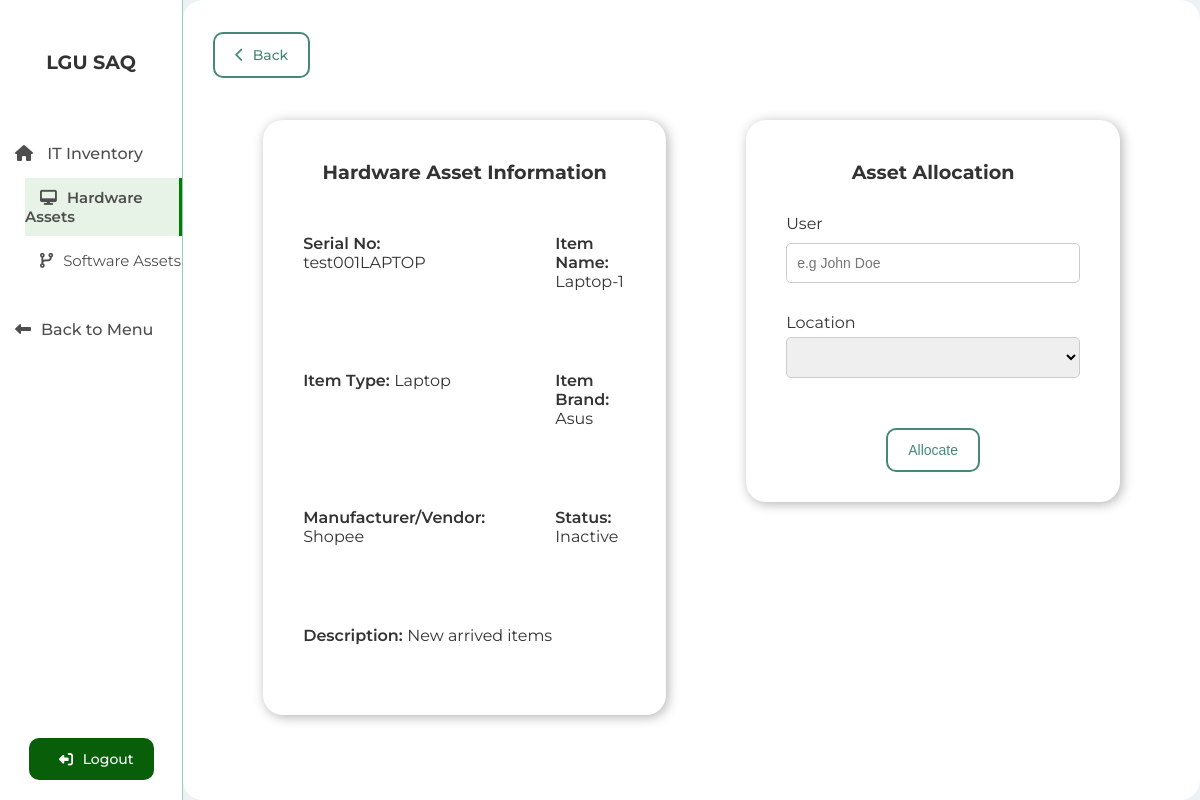
The app's page /IT_Asset_Inventory/allocate_hardware_asset.php?id=97 (signed in) with its own data.
### tables this page shows
CREATE TABLE `hardware_asset` (
  `id` int(11) NOT NULL,
  `item_name` varchar(255) NOT NULL,
  `serial_no` varchar(255) NOT NULL,
  `item_type` varchar(255) NOT NULL,
  `item_brand` varchar(255) NOT NULL,
  `manufacturer` varchar(255) NOT NULL,
  `hardware_description` varchar(255) NOT NULL,
  `user` varchar(255) NOT NULL,
  `curr_location` varchar(255) NOT NULL,
  `curr_status` varchar(255) NOT NULL,
  `created_at` timestamp NOT NULL DEFAULT current_timestamp()
);

### IT_Asset_Inventory/allocate_hardware_asset.php (the view, shortened to what this page needs)
<?php
  require("../config/db_config.php");
  $serialNo = $itemName = $itemBrand = $itemType = $manufacturer = $description = $user = $location = $status = "";
  $successMsg = "";
    if(isset($_GET["id"])){
      $currentId = $_GET["id"];
      $sql = "SELECT * FROM hardware_asset WHERE id = $currentId";
      $result = mysqli_query($conn, $sql);
      $hardwareAsset = mysqli_fetch_assoc($result);
      if($hardwareAsset){
        if($hardwareAsset["curr_status"] == "Inactive"){
          $serialNo = $hardwareAsset["serial_no"];
          $itemName = $hardwareAsset["item_name"];
          $itemBrand = $hardwareAsset["item_brand"];
          $itemType = $hardwareAsset["item_type"];
          $manufacturer =  $hardwareAsset["manufacturer"];
          $description =  $hardwareAsset["hardware_description"];
          $user = "";
          $location = $hardwareAsset["curr_location"];
          $status = $hardwareAsset["curr_status"];
        }
        else{
          die("This asset is already allocated!");
        }
      }
      else{
        die("No records Available");
      }
    }
   ?>
<!DOCTYPE html>
<html lang="en">
  <head>
    <link rel="stylesheet" href="../CSS/style.css" />
    <link rel="stylesheet" href="../CSS/utilities.css" />
    <link
      rel="stylesheet"
      href="https://cdnjs.cloudflare.com/ajax/libs/font-awesome/6.4.2/css/all.min.css"
    />
  </head>
  <body>
  <?php include("../inc/sidebar.php") ?>
    <section class="main-dashboard">
      <section class="add-new-asset">
        <div class="top-header">
          <a href="<?php echo HARDWARE_ASSET_URL?>" class="back btn btn-outline"><i class="fas fa-chevron-left"></i> Back</a>
        </div>
        <div class="allocate-asset-view">
          <div class="asset-info card">
            <h1 class="txt-md">Hardware Asset Information</h1>
            <div class="asset-info-container">
              <div class="form-group">
                <p class="txt-sm txt-weight-medium">Serial No: <span class="txt-sm txt-weight-light"><?php echo $serialNo; ?></span></p>
              </div>
              <div class="form-group">
                <p class="txt-sm txt-weight-medium">Item Name: <span class="txt-sm txt-weight-light"><?php echo $itemName; ?></span></p>
              </div>
              <div class="form-group">
                <p class="txt-sm txt-weight-medium">Item Type: <span class="txt-sm txt-weight-light"><?php echo $itemType;?></span></p>
              </div>
              <div class="form-group">
                  <p class="txt-sm txt-weight-medium">Item Brand: <span class="txt-sm txt-weight-light"><?php echo $itemBrand; ?></span></p>
              </div>
              <div class="form-group">
                  <p class="txt-sm txt-weight-medium">Manufacturer/Vendor: <span class="txt-sm txt-weight-light"><?php echo $manufacturer; ?></span></p>
              </div>
              <div class="form-group">
                  <p class="txt-sm txt-weight-medium">Status: <span class="txt-sm txt-weight-light"><?php echo $status; ?></span></p>
              </div>
              <div class="form-group">
                  <p class="txt-sm txt-weight-medium">Description: <span class="txt-sm txt-weight-light"><?php echo $description; ?></span></p>
              </div>
            </div>
          </div>
          <form action="<?php htmlspecialchars($_SERVER["PHP_SELF"]);?>" method="POST" class="asset-alloc-form card">
            <h1 class="txt-md">Asset Allocation</h1>
            <div class="form-group">
              <label for="user">User</label>
              <input type="text" name="user" id="user" value="<?php echo $user; ?>" placeholder="e.g John Doe">
            </div>
            <div class="form-group">
              <label for="curr-location">Location</label>
              <select name="curr-location" id="curr-location">
                <option <?php if(isset($location) && $location == "") echo "selected"; ?> value=""></option>
                <option class="last" value="Define New">Define New</option>
              </select>
            </div>
            <div class="bottom-functions allocate">
              <?php if($successMsg == ""): ?>
                <input type="submit" name="submit" value="Allocate" class="btn btn-outline ">
                <?php else: ?>
                  <a href="<?php echo HARDWARE_ASSET_URL?>" class="btn btn-outline ">Done</a>
              <?php endif; ?>
              </div>
          </form>
          </div>
      </section>
    </section>
  </body>
</html>

### CSS/style.css (style rules this page uses)
* { box-sizing: border-box; margin: 0; padding: 0; }
body { height: 100vh; font-family: "Montserrat", sans-serif; color: #333333; background: #edf2f4; display: flex; }
a { text-decoration: none; color: #333333; }
h1, h2, h3, h4 { margin: 10px 0; }
p { margin: 10px 0; }
.txt-md { font-size: 1.2rem; }
.txt-sm { font-size: 1rem; }
.txt-weight-medium { font-weight: 600; }
.txt-weight-light { font-weight: 400; }
.btn { display: inline-block; padding: 12px 20px; border: none; font-size: 14px; font-weight: 500; border-radius: 10px; cursor: pointer; transition: all 200ms ease-in-out; }
.btn-outline { background: transparent; border: 2px solid #478778; color: #478778; transition: all 0.2s ease-in; }
.card { border: none; box-shadow: 2px 2px 12px rgba(0, 0, 0, 0.3); border-radius: 20px; }
.main-dashboard { position: relative; max-height: 100vh; width: 100%; overflow-y: hidden; }
.add-new-asset { width: 100%; padding: 30px 30px; border-radius: 20px; height: 100%; background: #fff; overflow-y: scroll; }
.add-new-asset .top-header { display: flex; justify-content: center; align-items: center; margin-top: 20px; margin-bottom: 40px; position: relative; }
.add-new-asset .top-header .back { position: absolute; left: 0; }
.add-new-asset .top-header .back i { margin-right: 5px; }
.form-group { display: flex; flex-direction: column; justify-content: flex-start; align-items: flex-start; width: 100%; margin-bottom: 30px; }
.add-new-asset .bottom-functions { display: flex; justify-content: flex-end; align-items: center; padding-right: 100px; padding-left: 100px; }
.allocate-asset-view { display: flex; justify-content: flex-start; align-items: flex-start; padding: 20px 50px; height: 500px; }
.allocate-asset-view .card { padding: 30px 40px; }
.allocate-asset-view .txt-md { text-align: center; margin-bottom: 30px; }
.allocate-asset-view .asset-info.card { padding: 30px 40px; margin-right: 80px; }
.allocate-asset-view .asset-info .txt-md { margin-bottom: 40px; }
.allocate-asset-view .asset-info-container { display: grid; grid-template-columns: repeat(2, 1fr); grid-column-gap: 70px; grid-row-gap: 30px; justify-content: space-between; align-items: space-between; }
.allocate-asset-view .asset-info-container .form-group:last-child { grid-column: 1 / span 2; }
.allocate-asset-view .asset-alloc-form .form-group { display: flex; flex-direction: column; justify-content: flex-start; align-items: flex-start; margin-bottom: 20px; }
.asset-alloc-form .form-group input, .asset-alloc-form .form-group select, .asset-alloc-form .form-group textarea { width: 100%; padding: 10px; margin-top: 5px; border: 1px solid #ccc; border-radius: 5px; font-size: 1rem; }
.asset-alloc-form ::placeholder { font-size: 14px; }
.asset-alloc-form .bottom-functions.allocate { margin-top: 40px; display: flex; justify-content: center; align-items: center; width: 100%; }

### CSS/utilities.css (style rules this page uses)
.form-group input[type="text"], .form-group input[type="file"], .form-group input[type="datetime-local"], .form-group select { width: 100%; padding: 10px; margin-top: 10px; border: 1px solid #ccc; border-radius: 5px; font-size: 1rem; }

### records on screen
hardware_asset: serial_no "test001LAPTOP", item_name "Laptop-1", item_type "Laptop", item_brand "Asus", manufacturer "Shopee", curr_status "Inactive", hardware_description "New arrived items"
